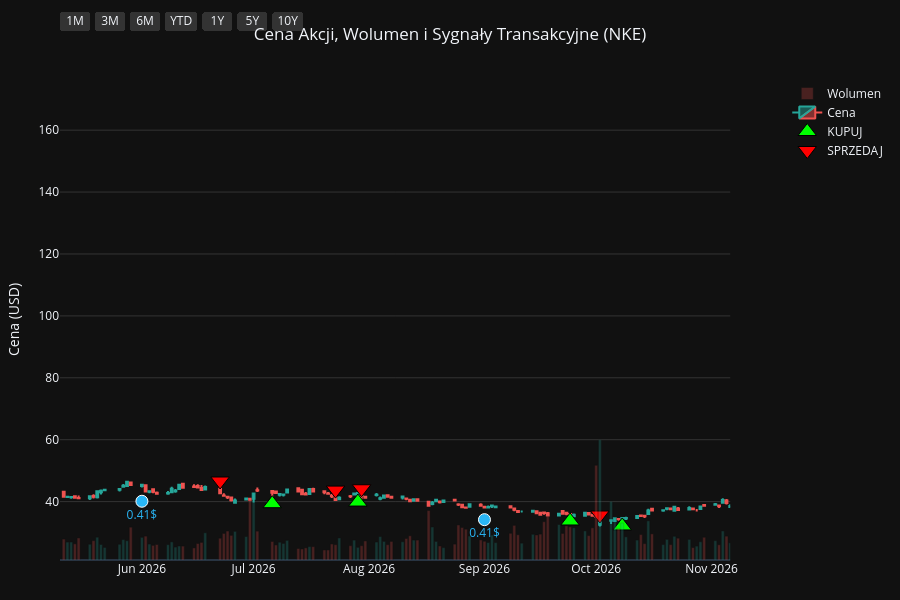
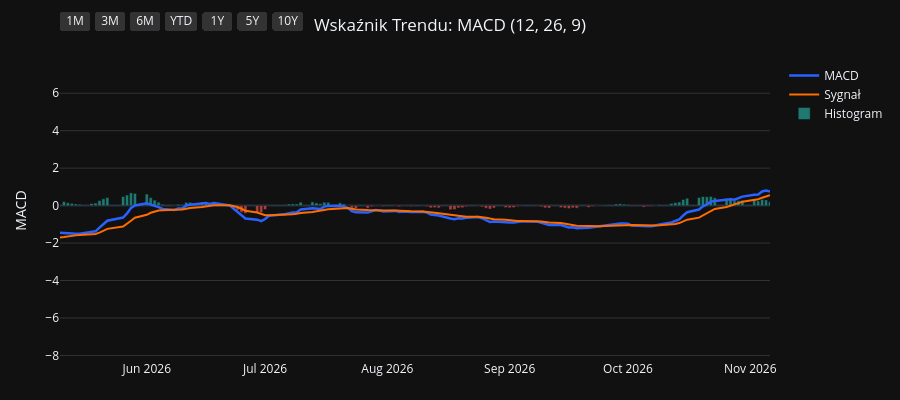
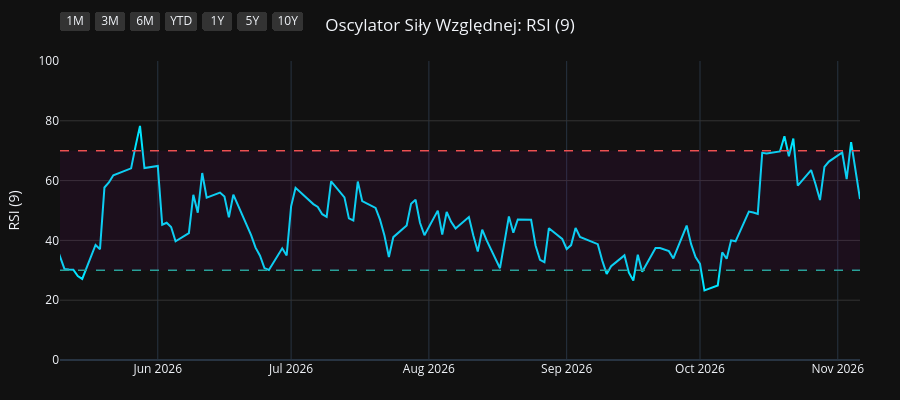
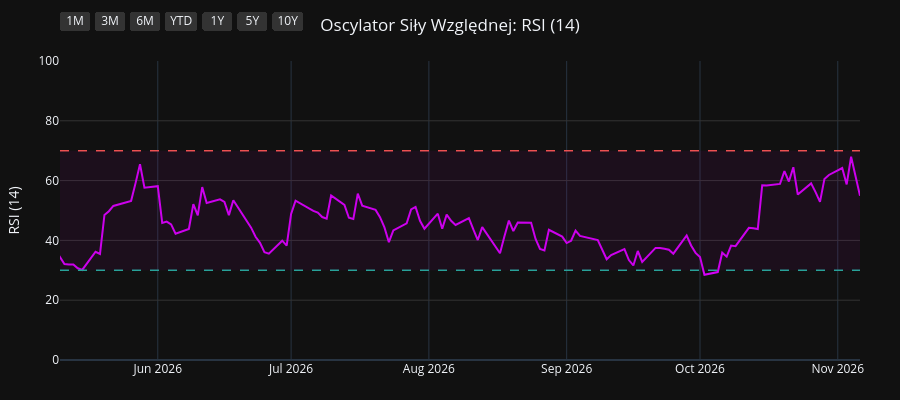

The notebook cell saved with these charts, in order:
### Code cell
import os
import yfinance as yf
import pandas as pd
import pandas_ta as ta
import plotly.graph_objects as go
from plotly.subplots import make_subplots

# 1. Pobranie i przygotowanie danych
symbol = os.environ.get("STOCK_TICKER", "").strip().upper()
if not symbol:
    raise RuntimeError("Set STOCK_TICKER before running price_extractor.ipynb")
df = yf.Ticker(symbol).history(period="10y")
df.index = df.index.tz_localize(None)

# Wskaźniki i sygnały
df.ta.macd(fast=12, slow=26, signal=9, append=True)
df.ta.rsi(length=9, append=True)
df.ta.rsi(length=14, append=True)
df.ta.rsi(length=21, append=True)
df.dropna(inplace=True)

macd = df['MACD_12_26_9']
signal = df['MACDs_12_26_9']
wczorajszy_macd = macd.shift(1)
wczorajszy_signal = signal.shift(1)

df['Decyzja'] = 'BRAK'
df.loc[(macd > signal) & (wczorajszy_macd <= wczorajszy_signal), 'Decyzja'] = 'KUPUJ'
df.loc[(macd < signal) & (wczorajszy_macd >= wczorajszy_signal), 'Decyzja'] = 'SPRZEDAJ'

df_kupuj = df[df['Decyzja'] == 'KUPUJ']
df_sprzedaj = df[df['Decyzja'] == 'SPRZEDAJ']
df_dywidendy = df[df['Dividends'] > 0]
df_splity = df[df['Stock Splits'] > 0]

# Wspólna konfiguracja osi X
konfiguracja_osi_x = dict(
    type="date",
    showspikes=True, spikemode="across", spikesnap="cursor", spikedash="dot", spikecolor="#ffffff", spikethickness=1, hoverformat="%Y-%m-%d",
    rangeselector=dict(
        buttons=list([
            dict(count=1, label="1M", step="month", stepmode="backward"),
            dict(count=3, label="3M", step="month", stepmode="backward"),
            dict(count=6, label="6M", step="month", stepmode="backward"),
            dict(count=1, label="YTD", step="year", stepmode="todate"),
            dict(count=1, label="1Y", step="year", stepmode="backward"),
            dict(count=5, label="5Y", step="year", stepmode="backward"),
            dict(step="all", label="10Y")
        ]),
        bgcolor="#333333", activecolor="#2962ff", x=0, y=1.1
    )
)

# ==========================================
# WYKRES 1: CENA + WOLUMEN + SYGNAŁY
# ==========================================
fig1 = make_subplots(specs=[[{"secondary_y": True}]])

kolory_wolumenu = ['#26a69a' if row['Close'] >= row['Open'] else '#ef5350' for index, row in df.iterrows()]
fig1.add_trace(go.Bar(x=df.index, y=df['Volume'], marker_color=kolory_wolumenu, opacity=0.25, name='Wolumen'), secondary_y=True)
fig1.add_trace(go.Candlestick(x=df.index, open=df['Open'], high=df['High'], low=df['Low'], close=df['Close'], name='Cena', increasing_line_color='#26a69a', decreasing_line_color='#ef5350'), secondary_y=False)
fig1.add_trace(go.Scatter(x=df_kupuj.index, y=df_kupuj['Low'] * 0.95, customdata=df_kupuj[['Low', 'High']], mode='markers', marker=dict(symbol='triangle-up', size=16, color='#00ff00', line=dict(width=1, color='black')), name='KUPUJ', hovertemplate='KUPUJ<br>Najniższa: %{customdata[0]:.2f}<br>Najwyższa: %{customdata[1]:.2f}<extra></extra>'), secondary_y=False)
fig1.add_trace(go.Scatter(x=df_sprzedaj.index, y=df_sprzedaj['High'] * 1.05, customdata=df_sprzedaj[['Low', 'High']], mode='markers', marker=dict(symbol='triangle-down', size=16, color='#ff0000', line=dict(width=1, color='black')), name='SPRZEDAJ', hovertemplate='SPRZEDAJ<br>Najniższa: %{customdata[0]:.2f}<br>Najwyższa: %{customdata[1]:.2f}<extra></extra>'), secondary_y=False)

if not df_dywidendy.empty:
    fig1.add_trace(go.Scatter(x=df_dywidendy.index, y=df_dywidendy['Low'] * 0.90, mode='markers+text', marker=dict(symbol='circle', size=12, color='#29b6f6', line=dict(width=1, color='white')), text=df_dywidendy['Dividends'].apply(lambda x: f"{x}$"), textposition="bottom center", name='Dywidenda', showlegend=False, hovertemplate='Dywidenda: %{text}<extra></extra>', textfont=dict(color="#29b6f6")), secondary_y=False)
if not df_splity.empty:
                    fig1.add_trace(go.Scatter(x=df_splity.index, y=df_splity['High'], mode='markers+text', marker=dict(symbol='star', size=16, color='#ffee58', line=dict(width=1, color='black')), text=df_splity['Stock Splits'].apply(lambda x: f"{x:g}:1" if x >= 1 else f"1:{1 / x:g}"), textposition="top center", name='Split', hovertemplate='%{text}<extra></extra>', textfont=dict(color="#ffee58")), secondary_y=False)

fig1.update_layout(title=dict(text=f"Cena Akcji, Wolumen i Sygnały Transakcyjne ({symbol})", x=0.5, xanchor='center'), dragmode='pan', xaxis_rangeslider_visible=False, template='plotly_dark', height=600, hovermode='x unified', margin=dict(l=60, r=40, t=60, b=40))
fig1.update_xaxes(**konfiguracja_osi_x)
fig1.update_xaxes(range=[df.index.max() - pd.Timedelta(days=180), df.index.max()])
fig1.update_yaxes(title_text="Cena (USD)", secondary_y=False, gridcolor='#333333')
fig1.update_yaxes(range=[0, df['Volume'].max() * 4], showgrid=False, showticklabels=False, secondary_y=True)
fig1.show(config={'scrollZoom': True})

# ==========================================
# WYKRES 2: WSKAŹNIK MACD
# ==========================================
fig2 = go.Figure()
fig2.add_trace(go.Scatter(x=df.index, y=df['MACD_12_26_9'], line=dict(color='#2962ff', width=2.5), name='MACD'))
fig2.add_trace(go.Scatter(x=df.index, y=df['MACDs_12_26_9'], line=dict(color='#ff6d00', width=2), name='Sygnał'))
kolory_macd = ['#26a69a' if val >= 0 else '#ef5350' for val in df['MACDh_12_26_9']]
fig2.add_trace(go.Bar(x=df.index, y=df['MACDh_12_26_9'], marker_color=kolory_macd, name='Histogram', opacity=0.7))
fig2.update_layout(title=dict(text="Wskaźnik Trendu: MACD (12, 26, 9)", x=0.5, xanchor='center'), dragmode='pan', xaxis_rangeslider_visible=False, template='plotly_dark', height=400, hovermode='x unified', margin=dict(l=60, r=40, t=60, b=40))
fig2.update_xaxes(**konfiguracja_osi_x)
fig2.update_xaxes(range=[df.index.max() - pd.Timedelta(days=180), df.index.max()])
fig2.update_yaxes(title_text="MACD", gridcolor='#333333')
fig2.show(config={'scrollZoom': True})

# ==========================================
# WYKRES 3: OSCYLATOR RSI (9)
# ==========================================
fig3 = go.Figure()
fig3.add_trace(go.Scatter(x=df.index, y=df['RSI_9'], line=dict(color='#00e5ff', width=2), name='RSI (9)'))
fig3.add_hline(y=70, line_dash="dash", line_color="#ef5350", line_width=1.5)
fig3.add_hline(y=30, line_dash="dash", line_color="#26a69a", line_width=1.5)
fig3.add_hrect(y0=30, y1=70, line_width=0, fillcolor="purple", opacity=0.1)
fig3.update_layout(title=dict(text="Oscylator Siły Względnej: RSI (9)", x=0.5, xanchor='center'), dragmode='pan', xaxis_rangeslider_visible=False, template='plotly_dark', height=400, hovermode='x unified', margin=dict(l=60, r=40, t=60, b=40))
fig3.update_xaxes(**konfiguracja_osi_x)
fig3.update_xaxes(range=[df.index.max() - pd.Timedelta(days=180), df.index.max()])
fig3.update_yaxes(title_text="RSI (9)", range=[0, 100], gridcolor='#333333')
fig3.show(config={'scrollZoom': True})

# ==========================================
# WYKRES 4: OSCYLATOR RSI (14)
# ==========================================
fig4 = go.Figure()
fig4.add_trace(go.Scatter(x=df.index, y=df['RSI_14'], line=dict(color='#d500f9', width=2), name='RSI (14)'))
fig4.add_hline(y=70, line_dash="dash", line_color="#ef5350", line_width=1.5)
fig4.add_hline(y=30, line_dash="dash", line_color="#26a69a", line_width=1.5)
fig4.add_hrect(y0=30, y1=70, line_width=0, fillcolor="purple", opacity=0.1)
fig4.update_layout(title=dict(text="Oscylator Siły Względnej: RSI (14)", x=0.5, xanchor='center'), dragmode='pan', xaxis_rangeslider_visible=False, template='plotly_dark', height=400, hovermode='x unified', margin=dict(l=60, r=40, t=60, b=40))
fig4.update_xaxes(**konfiguracja_osi_x)
fig4.update_xaxes(range=[df.index.max() - pd.Timedelta(days=180), df.index.max()])
fig4.update_yaxes(title_text="RSI (14)", range=[0, 100], gridcolor='#333333')
fig4.show(config={'scrollZoom': True})

# ==========================================
# WYKRES 5: OSCYLATOR RSI (21)
# ==========================================
fig5 = go.Figure()
fig5.add_trace(go.Scatter(x=df.index, y=df['RSI_21'], line=dict(color='#64dd17', width=2), name='RSI (21)'))
fig5.add_hline(y=70, line_dash="dash", line_color="#ef5350", line_width=1.5)
fig5.add_hline(y=30, line_dash="dash", line_color="#26a69a", line_width=1.5)
fig5.add_hrect(y0=30, y1=70, line_width=0, fillcolor="purple", opacity=0.1)
fig5.update_layout(title=dict(text="Oscylator Siły Względnej: RSI (21)", x=0.5, xanchor='center'), dragmode='pan', xaxis_rangeslider_visible=False, template='plotly_dark', height=400, hovermode='x unified', margin=dict(l=60, r=40, t=60, b=40))
fig5.update_xaxes(**konfiguracja_osi_x)
fig5.update_xaxes(range=[df.index.max() - pd.Timedelta(days=180), df.index.max()])
fig5.update_yaxes(title_text="RSI (21)", range=[0, 100], gridcolor='#333333')
fig5.show(config={'scrollZoom': True})

### Figure 1 — Plotly figure (JSON) as saved in the notebook; plotly's stock layout.template omitted (floating-point values rounded to 4 significant figures; data arrays with more than 128 entries replaced by an {"elided": "..."} marker saying what was removed)
{"data": [{"marker": {"color": {"elided": "2481 str values"}}, "name": "Wolumen", "opacity": 0.25, "type": "bar", "x": {"elided": "2481 str values"}, "xaxis": "x", "y": {"elided": "2481 int values"}, "yaxis": "y2"}, {"close": {"elided": "2481 float values"}, "decreasing": {"line": {"color": "#ef5350"}}, "high": {"elided": "2481 float values"}, "increasing": {"line": {"color": "#26a69a"}}, "low": {"elided": "2481 float values"}, "name": "Cena", "open": {"elided": "2481 float values"}, "type": "candlestick", "x": {"elided": "2481 str values"}, "xaxis": "x", "yaxis": "y"}, {"customdata": {"elided": "94x2 float values"}, "hovertemplate": "KUPUJ<br>Najniższa: %{customdata[0]:.2f}<br>Najwyższa: %{customdata[1]:.2f}<extra></extra>", "marker": {"color": "#00ff00", "line": {"color": "black", "width": 1}, "size": 16, "symbol": "triangle-up"}, "mode": "markers", "name": "KUPUJ", "type": "scatter", "x": ["2017-01-04T00:00:00", "2017-01-24T00:00:00", "2017-02-09T00:00:00", "2017-03-20T00:00:00", "2017-04-18T00:00:00", "2017-05-30T00:00:00", "2017-06-26T00:00:00", "2017-09-12T00:00:00", "2017-10-06T00:00:00", "2017-10-17T00:00:00", "2017-12-08T00:00:00", "2018-01-19T00:00:00", "2018-02-15T00:00:00", "2018-03-29T00:00:00", "2018-04-03T00:00:00", "2018-04-26T00:00:00", "2018-07-02T00:00:00", "2018-08-03T00:00:00", "2018-08-20T00:00:00", "2018-09-13T00:00:00", "2018-10-31T00:00:00", "2018-11-28T00:00:00", "2018-12-27T00:00:00", "2019-04-12T00:00:00", "2019-06-06T00:00:00", "2019-08-22T00:00:00", "2019-09-25T00:00:00", "2019-11-15T00:00:00", "2020-01-21T00:00:00", "2020-02-12T00:00:00", "2020-03-26T00:00:00", "2020-05-08T00:00:00", "2020-05-19T00:00:00", "2020-07-24T00:00:00", "2020-08-05T00:00:00", "2020-09-11T00:00:00", "2020-09-23T00:00:00", "2020-11-16T00:00:00", "2020-12-21T00:00:00", "2021-01-08T00:00:00", "2021-02-05T00:00:00", "2021-03-11T00:00:00", "2021-04-07T00:00:00", "2021-04-16T00:00:00", "2021-04-29T00:00:00", "2021-05-26T00:00:00", "2021-06-23T00:00:00", "2021-08-05T00:00:00", "2021-10-07T00:00:00", "2021-12-28T00:00:00", "2022-01-31T00:00:00", "2022-03-17T00:00:00", "2022-04-18T00:00:00", "2022-05-26T00:00:00", "2022-07-08T00:00:00", "2022-09-12T00:00:00", "2022-10-13T00:00:00", "2022-12-13T00:00:00", "2022-12-23T00:00:00", "2023-03-16T00:00:00", "2023-03-29T00:00:00", "2023-04-28T00:00:00", "2023-06-08T00:00:00", "2023-07-14T00:00:00", "2023-09-01T00:00:00", "2023-09-29T00:00:00", "2023-10-31T00:00:00", "2023-11-02T00:00:00", "2023-11-29T00:00:00", "2024-01-26T00:00:00", "2024-03-20T00:00:00", "2024-04-12T00:00:00", "2024-05-17T00:00:00", "2024-07-22T00:00:00", "2024-09-20T00:00:00", "2024-11-15T00:00:00", "2024-11-22T00:00:00", "2025-01-22T00:00:00", "2025-02-18T00:00:00", "2025-04-21T00:00:00", "2025-06-27T00:00:00", "2025-07-28T00:00:00", "2025-08-25T00:00:00", "2025-10-01T00:00:00", "2025-10-21T00:00:00", "2025-11-13T00:00:00", "2026-01-02T00:00:00", "2026-02-17T00:00:00", "2026-03-31T00:00:00", "2026-04-15T00:00:00", "2026-07-06T00:00:00", "2026-07-29T00:00:00", "2026-09-24T00:00:00", "2026-10-08T00:00:00"], "xaxis": "x", "y": [42.94, 43.68, 44.42, 47.93, 46.14, 43.53, 43.7, 44.38, 43.4, 42.78, 50.36, 54.4, 56.18, 54.97, 53.93, 55.84, 64.72, 65.91, 68.02, 70.01, 63.11, 60.9, 59.97, 72.24, 69.71, 70.07, 76.77, 78.31, 88.63, 85.75, 68.5, 76.7, 77.75, 83.85, 83.32, 100.1, 107.7, 109.6, 122.8, 124.9, 121.8, 119.7, 117.8, 115.5, 113.3, 116.6, 114.4, 148.1, 130.2, 144.4, 126.1, 107.7, 113.4, 95.74, 92.93, 97.46, 75.3, 97.65, 101.6, 102.6, 104.3, 110.0, 93.32, 94.66, 89.95, 83.84, 89.85, 90.28, 97.6, 89.99, 88.36, 81.3, 81.5, 65.45, 76.3, 68.03, 68.23, 66.02, 67.37, 48.63, 63.76, 70.96, 71.72, 65.86, 62.0, 59.67, 57.89, 58.25, 48.16, 41.66, 39.33, 39.86, 33.74, 32.14], "yaxis": "y"}, {"customdata": {"elided": "94x2 float values"}, "hovertemplate": "SPRZEDAJ<br>Najniższa: %{customdata[0]:.2f}<br>Najwyższa: %{customdata[1]:.2f}<extra></extra>", "marker": {"color": "#ff0000", "line": {"color": "black", "width": 1}, "size": 16, "symbol": "triangle-down"}, "mode": "markers", "name": "SPRZEDAJ", "type": "scatter", "x": ["2016-12-27T00:00:00", "2017-01-23T00:00:00", "2017-01-27T00:00:00", "2017-03-03T00:00:00", "2017-03-22T00:00:00", "2017-04-26T00:00:00", "2017-06-19T00:00:00", "2017-07-26T00:00:00", "2017-10-02T00:00:00", "2017-10-10T00:00:00", "2017-12-06T00:00:00", "2017-12-22T00:00:00", "2018-02-02T00:00:00", "2018-03-01T00:00:00", "2018-04-02T00:00:00", "2018-04-18T00:00:00", "2018-06-19T00:00:00", "2018-07-18T00:00:00", "2018-08-17T00:00:00", "2018-08-30T00:00:00", "2018-09-26T00:00:00", "2018-11-19T00:00:00", "2018-12-14T00:00:00", "2019-02-20T00:00:00", "2019-05-01T00:00:00", "2019-07-19T00:00:00", "2019-09-24T00:00:00", "2019-10-23T00:00:00", "2020-01-06T00:00:00", "2020-01-23T00:00:00", "2020-02-24T00:00:00", "2020-05-01T00:00:00", "2020-05-13T00:00:00", "2020-06-11T00:00:00", "2020-07-27T00:00:00", "2020-09-08T00:00:00", "2020-09-18T00:00:00", "2020-10-13T00:00:00", "2020-12-14T00:00:00", "2020-12-29T00:00:00", "2021-01-13T00:00:00", "2021-02-22T00:00:00", "2021-03-24T00:00:00", "2021-04-14T00:00:00", "2021-04-19T00:00:00", "2021-05-21T00:00:00", "2021-06-03T00:00:00", "2021-07-19T00:00:00", "2021-08-09T00:00:00", "2021-11-12T00:00:00", "2022-01-05T00:00:00", "2022-02-23T00:00:00", "2022-04-08T00:00:00", "2022-04-26T00:00:00", "2022-06-14T00:00:00", "2022-08-22T00:00:00", "2022-09-13T00:00:00", "2022-12-09T00:00:00", "2022-12-14T00:00:00", "2023-01-19T00:00:00", "2023-03-28T00:00:00", "2023-04-26T00:00:00", "2023-05-04T00:00:00", "2023-07-06T00:00:00", "2023-08-14T00:00:00", "2023-09-07T00:00:00", "2023-10-27T00:00:00", "2023-11-01T00:00:00", "2023-11-14T00:00:00", "2023-12-22T00:00:00", "2024-03-01T00:00:00", "2024-03-22T00:00:00", "2024-05-16T00:00:00", "2024-06-26T00:00:00", "2024-09-04T00:00:00", "2024-10-03T00:00:00", "2024-11-18T00:00:00", "2024-12-18T00:00:00", "2025-02-07T00:00:00", "2025-03-10T00:00:00", "2025-06-13T00:00:00", "2025-07-16T00:00:00", "2025-07-31T00:00:00", "2025-08-28T00:00:00", "2025-10-08T00:00:00", "2025-10-30T00:00:00", "2025-12-19T00:00:00", "2026-01-27T00:00:00", "2026-02-27T00:00:00", "2026-04-01T00:00:00", "2026-06-22T00:00:00", "2026-07-23T00:00:00", "2026-07-30T00:00:00", "2026-10-02T00:00:00"], "xaxis": "x", "y": [47.61, 48.53, 49.27, 52.83, 50.27, 51.04, 47.89, 54.23, 48.05, 47.69, 56.18, 58.67, 62.59, 62.48, 61.17, 62.73, 69.58, 72.09, 74.7, 76.86, 78.88, 69.59, 68.77, 79.32, 82.33, 82.5, 83.47, 89.92, 96.1, 98.49, 91.6, 81.48, 83.02, 93.9, 93.34, 108.2, 112.1, 123.5, 132.4, 136.3, 138.3, 135.7, 131.7, 128.1, 128.3, 128.1, 128.8, 151.9, 165.5, 162.6, 160.3, 135.3, 125.0, 122.7, 107.9, 107.7, 105.3, 108.0, 110.7, 121.7, 115.2, 121.6, 121.8, 103.6, 105.7, 96.72, 98.27, 100.5, 104.9, 108.9, 102.5, 93.85, 91.55, 93.54, 80.64, 83.31, 75.77, 78.96, 70.77, 80.56, 63.48, 73.53, 77.26, 79.54, 70.57, 67.09, 61.77, 66.32, 64.16, 48.22, 46.66, 43.72, 44.16, 35.67], "yaxis": "y"}, {"hovertemplate": "Dywidenda: %{text}<extra></extra>", "marker": {"color": "#29b6f6", "line": {"color": "white", "width": 1}, "size": 12, "symbol": "circle"}, "mode": "markers+text", "name": "Dywidenda", "showlegend": false, "text": ["0.18$", "0.18$", "0.18$", "0.2$", "0.2$", "0.2$", "0.2$", "0.22$", "0.22$", "0.22$", "0.22$", "0.245$", "0.245$", "0.245$", "0.245$", "0.275$", "0.275$", "0.275$", "0.275$", "0.305$", "0.305$", "0.305$", "0.305$", "0.34$", "0.34$", "0.34$", "0.34$", "0.37$", "0.37$", "0.37$", "0.37$", "0.4$", "0.4$", "0.4$", "0.4$", "0.41$", "0.41$", "0.41$", "0.41$"], "textfont": {"color": "#29b6f6"}, "textposition": "bottom center", "type": "scatter", "x": ["2017-03-02T00:00:00", "2017-06-01T00:00:00", "2017-08-31T00:00:00", "2017-12-01T00:00:00", "2018-03-02T00:00:00", "2018-06-01T00:00:00", "2018-08-31T00:00:00", "2018-11-30T00:00:00", "2019-03-01T00:00:00", "2019-05-31T00:00:00", "2019-08-30T00:00:00", "2019-11-29T00:00:00", "2020-02-28T00:00:00", "2020-05-29T00:00:00", "2020-08-28T00:00:00", "2020-12-04T00:00:00", "2021-02-26T00:00:00", "2021-05-28T00:00:00", "2021-08-27T00:00:00", "2021-12-03T00:00:00", "2022-03-04T00:00:00", "2022-06-03T00:00:00", "2022-09-02T00:00:00", "2022-12-02T00:00:00", "2023-03-03T00:00:00", "2023-06-02T00:00:00", "2023-09-01T00:00:00", "2023-12-01T00:00:00", "2024-03-01T00:00:00", "2024-06-03T00:00:00", "2024-09-03T00:00:00", "2024-12-02T00:00:00", "2025-03-03T00:00:00", "2025-06-02T00:00:00", "2025-09-02T00:00:00", "2025-12-01T00:00:00", "2026-03-02T00:00:00", "2026-06-01T00:00:00", "2026-09-01T00:00:00"], "xaxis": "x", "y": [45.16, 41.04, 41.39, 46.88, 50.97, 57.41, 64.84, 59.15, 69.2, 62.01, 68.1, 75.54, 69.06, 78.81, 90.1, 110.8, 109.1, 111.6, 136.5, 137.2, 107.8, 99.19, 87.08, 90.09, 99.25, 88.79, 85.22, 92.44, 86.07, 79.81, 69.05, 66.14, 67.07, 51.66, 64.47, 55.75, 52.2, 40.12, 34.17], "yaxis": "y"}], "layout": {"dragmode": "pan", "height": 600, "hovermode": "x unified", "margin": {"b": 40, "l": 60, "r": 40, "t": 60}, "title": {"text": "Cena Akcji, Wolumen i Sygnały Transakcyjne (NKE)", "x": 0.5, "xanchor": "center"}, "xaxis": {"anchor": "y", "domain": [0.0, 0.94], "hoverformat": "%Y-%m-%d", "range": ["2026-05-10T00:00:00", "2026-11-06T00:00:00"], "rangeselector": {"activecolor": "#2962ff", "bgcolor": "#333333", "buttons": [{"count": 1, "label": "1M", "step": "month", "stepmode": "backward"}, {"count": 3, "label": "3M", "step": "month", "stepmode": "backward"}, {"count": 6, "label": "6M", "step": "month", "stepmode": "backward"}, {"count": 1, "label": "YTD", "step": "year", "stepmode": "todate"}, {"count": 1, "label": "1Y", "step": "year", "stepmode": "backward"}, {"count": 5, "label": "5Y", "step": "year", "stepmode": "backward"}, {"label": "10Y", "step": "all"}], "x": 0, "y": 1.1}, "rangeslider": {"visible": false}, "showspikes": true, "spikecolor": "#ffffff", "spikedash": "dot", "spikemode": "across", "spikesnap": "cursor", "spikethickness": 1, "type": "date"}, "yaxis": {"anchor": "x", "domain": [0.0, 1.0], "gridcolor": "#333333", "title": {"text": "Cena (USD)"}}, "yaxis2": {"anchor": "x", "overlaying": "y", "range": [0, 570868000], "showgrid": false, "showticklabels": false, "side": "right"}}}

### Figure 2 — Plotly figure (JSON) as saved in the notebook; plotly's stock layout.template omitted (floating-point values rounded to 4 significant figures; data arrays with more than 128 entries replaced by an {"elided": "..."} marker saying what was removed)
{"data": [{"line": {"color": "#2962ff", "width": 2.5}, "name": "MACD", "type": "scatter", "x": {"elided": "2481 str values"}, "y": {"elided": "2481 float values"}}, {"line": {"color": "#ff6d00", "width": 2}, "name": "Sygnał", "type": "scatter", "x": {"elided": "2481 str values"}, "y": {"elided": "2481 float values"}}, {"marker": {"color": {"elided": "2481 str values"}}, "name": "Histogram", "opacity": 0.7, "type": "bar", "x": {"elided": "2481 str values"}, "y": {"elided": "2481 float values"}}], "layout": {"dragmode": "pan", "height": 400, "hovermode": "x unified", "margin": {"b": 40, "l": 60, "r": 40, "t": 60}, "title": {"text": "Wskaźnik Trendu: MACD (12, 26, 9)", "x": 0.5, "xanchor": "center"}, "xaxis": {"hoverformat": "%Y-%m-%d", "range": ["2026-05-10T00:00:00", "2026-11-06T00:00:00"], "rangeselector": {"activecolor": "#2962ff", "bgcolor": "#333333", "buttons": [{"count": 1, "label": "1M", "step": "month", "stepmode": "backward"}, {"count": 3, "label": "3M", "step": "month", "stepmode": "backward"}, {"count": 6, "label": "6M", "step": "month", "stepmode": "backward"}, {"count": 1, "label": "YTD", "step": "year", "stepmode": "todate"}, {"count": 1, "label": "1Y", "step": "year", "stepmode": "backward"}, {"count": 5, "label": "5Y", "step": "year", "stepmode": "backward"}, {"label": "10Y", "step": "all"}], "x": 0, "y": 1.1}, "rangeslider": {"visible": false}, "showspikes": true, "spikecolor": "#ffffff", "spikedash": "dot", "spikemode": "across", "spikesnap": "cursor", "spikethickness": 1, "type": "date"}, "yaxis": {"gridcolor": "#333333", "title": {"text": "MACD"}}}}

### Figure 3 — Plotly figure (JSON) as saved in the notebook; plotly's stock layout.template omitted (floating-point values rounded to 4 significant figures; data arrays with more than 128 entries replaced by an {"elided": "..."} marker saying what was removed)
{"data": [{"line": {"color": "#00e5ff", "width": 2}, "name": "RSI (9)", "type": "scatter", "x": {"elided": "2481 str values"}, "y": {"elided": "2481 float values"}}], "layout": {"dragmode": "pan", "height": 400, "hovermode": "x unified", "margin": {"b": 40, "l": 60, "r": 40, "t": 60}, "shapes": [{"line": {"color": "#ef5350", "dash": "dash", "width": 1.5}, "type": "line", "x0": 0, "x1": 1, "xref": "x domain", "y0": 70, "y1": 70, "yref": "y"}, {"line": {"color": "#26a69a", "dash": "dash", "width": 1.5}, "type": "line", "x0": 0, "x1": 1, "xref": "x domain", "y0": 30, "y1": 30, "yref": "y"}, {"fillcolor": "purple", "line": {"width": 0}, "opacity": 0.1, "type": "rect", "x0": 0, "x1": 1, "xref": "x domain", "y0": 30, "y1": 70, "yref": "y"}], "title": {"text": "Oscylator Siły Względnej: RSI (9)", "x": 0.5, "xanchor": "center"}, "xaxis": {"hoverformat": "%Y-%m-%d", "range": ["2026-05-10T00:00:00", "2026-11-06T00:00:00"], "rangeselector": {"activecolor": "#2962ff", "bgcolor": "#333333", "buttons": [{"count": 1, "label": "1M", "step": "month", "stepmode": "backward"}, {"count": 3, "label": "3M", "step": "month", "stepmode": "backward"}, {"count": 6, "label": "6M", "step": "month", "stepmode": "backward"}, {"count": 1, "label": "YTD", "step": "year", "stepmode": "todate"}, {"count": 1, "label": "1Y", "step": "year", "stepmode": "backward"}, {"count": 5, "label": "5Y", "step": "year", "stepmode": "backward"}, {"label": "10Y", "step": "all"}], "x": 0, "y": 1.1}, "rangeslider": {"visible": false}, "showspikes": true, "spikecolor": "#ffffff", "spikedash": "dot", "spikemode": "across", "spikesnap": "cursor", "spikethickness": 1, "type": "date"}, "yaxis": {"gridcolor": "#333333", "range": [0, 100], "title": {"text": "RSI (9)"}}}}

### Figure 4 — Plotly figure (JSON) as saved in the notebook; plotly's stock layout.template omitted (floating-point values rounded to 4 significant figures; data arrays with more than 128 entries replaced by an {"elided": "..."} marker saying what was removed)
{"data": [{"line": {"color": "#d500f9", "width": 2}, "name": "RSI (14)", "type": "scatter", "x": {"elided": "2481 str values"}, "y": {"elided": "2481 float values"}}], "layout": {"dragmode": "pan", "height": 400, "hovermode": "x unified", "margin": {"b": 40, "l": 60, "r": 40, "t": 60}, "shapes": [{"line": {"color": "#ef5350", "dash": "dash", "width": 1.5}, "type": "line", "x0": 0, "x1": 1, "xref": "x domain", "y0": 70, "y1": 70, "yref": "y"}, {"line": {"color": "#26a69a", "dash": "dash", "width": 1.5}, "type": "line", "x0": 0, "x1": 1, "xref": "x domain", "y0": 30, "y1": 30, "yref": "y"}, {"fillcolor": "purple", "line": {"width": 0}, "opacity": 0.1, "type": "rect", "x0": 0, "x1": 1, "xref": "x domain", "y0": 30, "y1": 70, "yref": "y"}], "title": {"text": "Oscylator Siły Względnej: RSI (14)", "x": 0.5, "xanchor": "center"}, "xaxis": {"hoverformat": "%Y-%m-%d", "range": ["2026-05-10T00:00:00", "2026-11-06T00:00:00"], "rangeselector": {"activecolor": "#2962ff", "bgcolor": "#333333", "buttons": [{"count": 1, "label": "1M", "step": "month", "stepmode": "backward"}, {"count": 3, "label": "3M", "step": "month", "stepmode": "backward"}, {"count": 6, "label": "6M", "step": "month", "stepmode": "backward"}, {"count": 1, "label": "YTD", "step": "year", "stepmode": "todate"}, {"count": 1, "label": "1Y", "step": "year", "stepmode": "backward"}, {"count": 5, "label": "5Y", "step": "year", "stepmode": "backward"}, {"label": "10Y", "step": "all"}], "x": 0, "y": 1.1}, "rangeslider": {"visible": false}, "showspikes": true, "spikecolor": "#ffffff", "spikedash": "dot", "spikemode": "across", "spikesnap": "cursor", "spikethickness": 1, "type": "date"}, "yaxis": {"gridcolor": "#333333", "range": [0, 100], "title": {"text": "RSI (14)"}}}}
